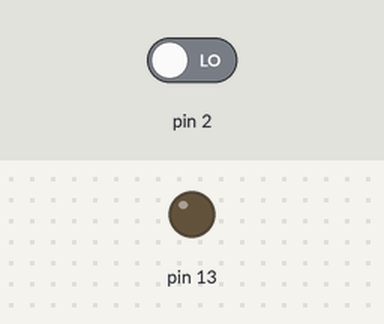
Recording of a sketch running on a simulated Arduino Uno, built with avr-gcc and run on an emulated ATmega328P. On the bench: output pins drawn as LEDs (lit = HIGH). Inputs (shaded band) come from the test bench; at power-on: pin 2 LOW.

Above: at 1.2 s.
1.3 s: pin 2 driven HIGH
At 2.5 s:
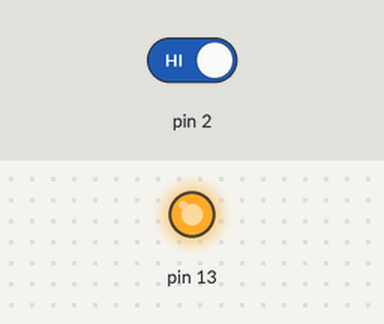
2.8 s: pin 2 driven LOW
At 3.7 s:
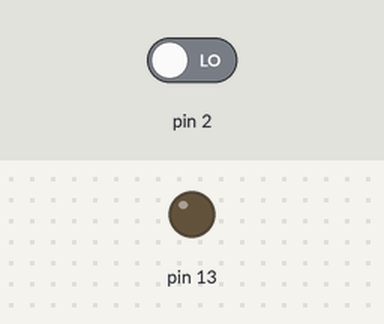
Timing chart, 0 to 5.8 s (numbered marks = the images above; inputs shaded):
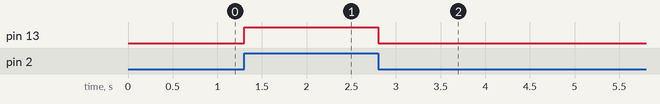

The sketch:

EXP3.ino
```cpp
int buttonState = 0;

void setup()
{
  pinMode(2, INPUT);
  pinMode(13, OUTPUT);
}

void loop()
{

  buttonState = digitalRead(2);

  if (buttonState == HIGH) {

    digitalWrite(13, HIGH);
  } else {

    digitalWrite(13, LOW);
  }
  delay(100);
}
```

Measured:
- after the input at 1.3 s, pin 13: LOW → HIGH at once
- after the input at 2.8 s, pin 13: HIGH → LOW at once
